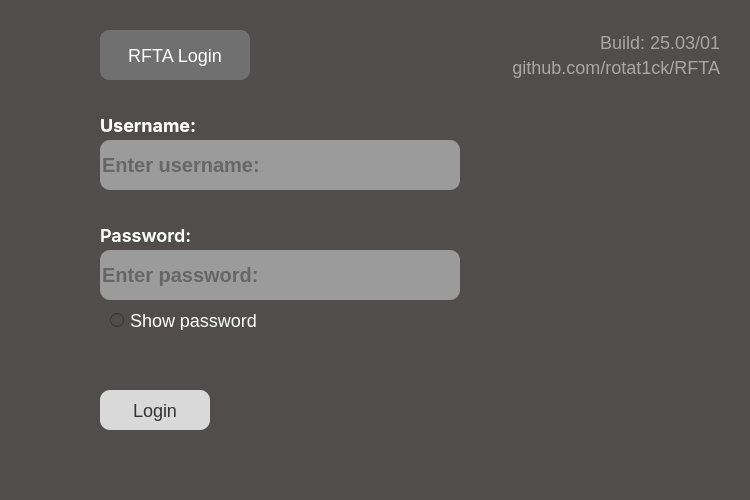
<?xml version="1.0" encoding="UTF-8"?>
<ui version="4.0">
 <class>Login</class>
 <widget class="QWidget" name="Login">
  <property name="geometry">
   <rect>
    <x>0</x>
    <y>0</y>
    <width>750</width>
    <height>500</height>
   </rect>
  </property>
  <property name="windowTitle">
   <string>MainWindow</string>
  </property>
  <property name="styleSheet">
   <string notr="true"/>
  </property>
  <widget class="QWidget" name="centralwidget" native="true">
   <property name="geometry">
    <rect>
     <x>0</x>
     <y>0</y>
     <width>750</width>
     <height>500</height>
    </rect>
   </property>
   <property name="styleSheet">
    <string notr="true">background: #514D4D;
</string>
   </property>
   <widget class="QWidget" name="UsernameButtonWidget" native="true">
    <property name="geometry">
     <rect>
      <x>100</x>
      <y>110</y>
      <width>360</width>
      <height>80</height>
     </rect>
    </property>
    <property name="styleSheet">
     <string notr="true"/>
    </property>
    <widget class="QLabel" name="UsernameLabel">
     <property name="geometry">
      <rect>
       <x>0</x>
       <y>0</y>
       <width>100</width>
       <height>30</height>
      </rect>
     </property>
     <property name="font">
      <font>
       <family>Inter</family>
       <pointsize>-1</pointsize>
       <italic>false</italic>
       <fontweight>DemiBold</fontweight>
      </font>
     </property>
     <property name="styleSheet">
      <string notr="true">font-family: 'Inter';
font-style: normal;
font-weight: 600;
font-size: 18px;
line-height: 19px;

color: #FFFFFF;
</string>
     </property>
     <property name="text">
      <string>Username:</string>
     </property>
     <property name="textFormat">
      <enum>Qt::TextFormat::AutoText</enum>
     </property>
     <property name="scaledContents">
      <bool>false</bool>
     </property>
     <property name="openExternalLinks">
      <bool>false</bool>
     </property>
    </widget>
    <widget class="QLineEdit" name="UsernameInput">
     <property name="geometry">
      <rect>
       <x>0</x>
       <y>30</y>
       <width>360</width>
       <height>50</height>
      </rect>
     </property>
     <property name="styleSheet">
      <string notr="true">background: #9B9B9B;
border-radius: 10px;
font-style: normal;
font-weight: 600;
font-size: 20px;
line-height: 19px;

color: #323232;</string>
     </property>
     <property name="placeholderText">
      <string>Enter username: </string>
     </property>
    </widget>
   </widget>
   <widget class="QWidget" name="PasswordButtonWidget" native="true">
    <property name="geometry">
     <rect>
      <x>100</x>
      <y>220</y>
      <width>360</width>
      <height>80</height>
     </rect>
    </property>
    <widget class="QLineEdit" name="PasswordInput">
     <property name="geometry">
      <rect>
       <x>0</x>
       <y>30</y>
       <width>360</width>
       <height>50</height>
      </rect>
     </property>
     <property name="contextMenuPolicy">
      <enum>Qt::ContextMenuPolicy::DefaultContextMenu</enum>
     </property>
     <property name="styleSheet">
      <string notr="true">background: #9B9B9B;
border-radius: 10px;
font-style: normal;
font-weight: 600;
font-size: 20px;
line-height: 19px;

color: #323232;</string>
     </property>
     <property name="inputMethodHints">
      <set>Qt::InputMethodHint::ImhNone</set>
     </property>
     <property name="placeholderText">
      <string>Enter password:</string>
     </property>
     <property name="clearButtonEnabled">
      <bool>false</bool>
     </property>
    </widget>
    <widget class="QLabel" name="PasswordLabel">
     <property name="geometry">
      <rect>
       <x>0</x>
       <y>0</y>
       <width>100</width>
       <height>30</height>
      </rect>
     </property>
     <property name="font">
      <font>
       <family>Inter SemiBold</family>
       <pointsize>-1</pointsize>
       <italic>false</italic>
       <fontweight>DemiBold</fontweight>
      </font>
     </property>
     <property name="styleSheet">
      <string notr="true">font-family: 'Inter SemiBold';
font-size: 18px;
line-height: 19px;

color: #FFFFFF;

</string>
     </property>
     <property name="text">
      <string>Password:</string>
     </property>
     <property name="alignment">
      <set>Qt::AlignmentFlag::AlignLeading|Qt::AlignmentFlag::AlignLeft|Qt::AlignmentFlag::AlignVCenter</set>
     </property>
    </widget>
   </widget>
   <widget class="QWidget" name="BuildInfoWidget" native="true">
    <property name="geometry">
     <rect>
      <x>490</x>
      <y>30</y>
      <width>230</width>
      <height>50</height>
     </rect>
    </property>
    <widget class="QLabel" name="BuildInfoLabel">
     <property name="geometry">
      <rect>
       <x>90</x>
       <y>0</y>
       <width>140</width>
       <height>25</height>
      </rect>
     </property>
     <property name="styleSheet">
      <string notr="true">font-family: 'Inter SemiBold';
font-size: 18px;
line-height: 22px;

color: rgba(255, 255, 255, 128);
</string>
     </property>
     <property name="text">
      <string>Build: 25.03/01</string>
     </property>
     <property name="alignment">
      <set>Qt::AlignmentFlag::AlignRight|Qt::AlignmentFlag::AlignTrailing|Qt::AlignmentFlag::AlignVCenter</set>
     </property>
    </widget>
    <widget class="QLabel" name="RepoInfoLabel">
     <property name="geometry">
      <rect>
       <x>0</x>
       <y>25</y>
       <width>230</width>
       <height>25</height>
      </rect>
     </property>
     <property name="styleSheet">
      <string notr="true">font-family: 'Inter SemiBold';
font-size: 18px;
line-height: 22px;

color: rgba(255, 255, 255, 128);</string>
     </property>
     <property name="text">
      <string>github.com/rotat1ck/RFTA</string>
     </property>
     <property name="alignment">
      <set>Qt::AlignmentFlag::AlignRight|Qt::AlignmentFlag::AlignTrailing|Qt::AlignmentFlag::AlignVCenter</set>
     </property>
    </widget>
   </widget>
   <widget class="QWidget" name="RFTALoginWidget" native="true">
    <property name="geometry">
     <rect>
      <x>100</x>
      <y>30</y>
      <width>150</width>
      <height>50</height>
     </rect>
    </property>
    <property name="styleSheet">
     <string notr="true">background: #707070;
border-radius: 10px;
</string>
    </property>
    <widget class="QLabel" name="RFTALoginLabel">
     <property name="geometry">
      <rect>
       <x>0</x>
       <y>0</y>
       <width>150</width>
       <height>50</height>
      </rect>
     </property>
     <property name="styleSheet">
      <string notr="true">font-family: 'Inter SemiBold';
font-size: 18px;
line-height: 22px;

color: #FFFFFF;

</string>
     </property>
     <property name="text">
      <string>RFTA Login</string>
     </property>
     <property name="alignment">
      <set>Qt::AlignmentFlag::AlignCenter</set>
     </property>
    </widget>
   </widget>
   <widget class="QRadioButton" name="ShowPasswordButton">
    <property name="enabled">
     <bool>true</bool>
    </property>
    <property name="geometry">
     <rect>
      <x>110</x>
      <y>310</y>
      <width>170</width>
      <height>20</height>
     </rect>
    </property>
    <property name="styleSheet">
     <string notr="true">font-family: 'Inter SemiBold';
font-size: 18px;
line-height: 22px;

color: #FFFFFF;

</string>
    </property>
    <property name="text">
     <string>Show password</string>
    </property>
    <property name="iconSize">
     <size>
      <width>16</width>
      <height>16</height>
     </size>
    </property>
    <property name="checkable">
     <bool>true</bool>
    </property>
    <property name="checked">
     <bool>false</bool>
    </property>
    <property name="autoExclusive">
     <bool>false</bool>
    </property>
   </widget>
   <widget class="QPushButton" name="LoginButton">
    <property name="geometry">
     <rect>
      <x>100</x>
      <y>390</y>
      <width>110</width>
      <height>40</height>
     </rect>
    </property>
    <property name="cursor">
     <cursorShape>PointingHandCursor</cursorShape>
    </property>
    <property name="styleSheet">
     <string notr="true">background: #D9D9D9;
border-radius: 10px;

font-family: 'Inter SemiBold';
font-size: 18px;
line-height: 22px;

color: #323232;

</string>
    </property>
    <property name="text">
     <string>Login</string>
    </property>
    <property name="checkable">
     <bool>true</bool>
    </property>
    <property name="autoDefault">
     <bool>false</bool>
    </property>
   </widget>
  </widget>
 </widget>
 <resources/>
 <connections/>
</ui>
